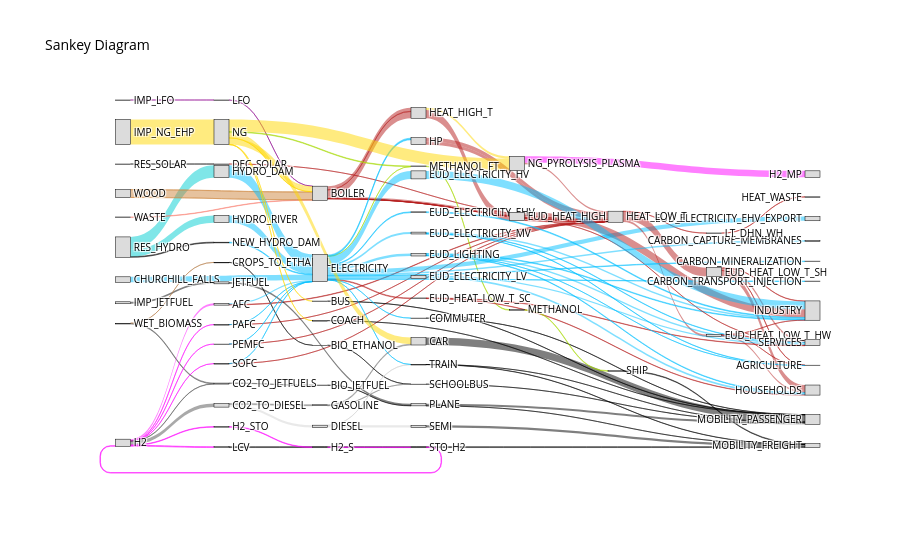

The code cell stored with this chart in its notebook:
### Code cell
results_wo_peaks_2050_carboneutre = run_model(energyscope_original_snapshot_2050_carboneutre,apply_postprocessing=True)
plot_sankey(results_wo_peaks_2050_carboneutre)
